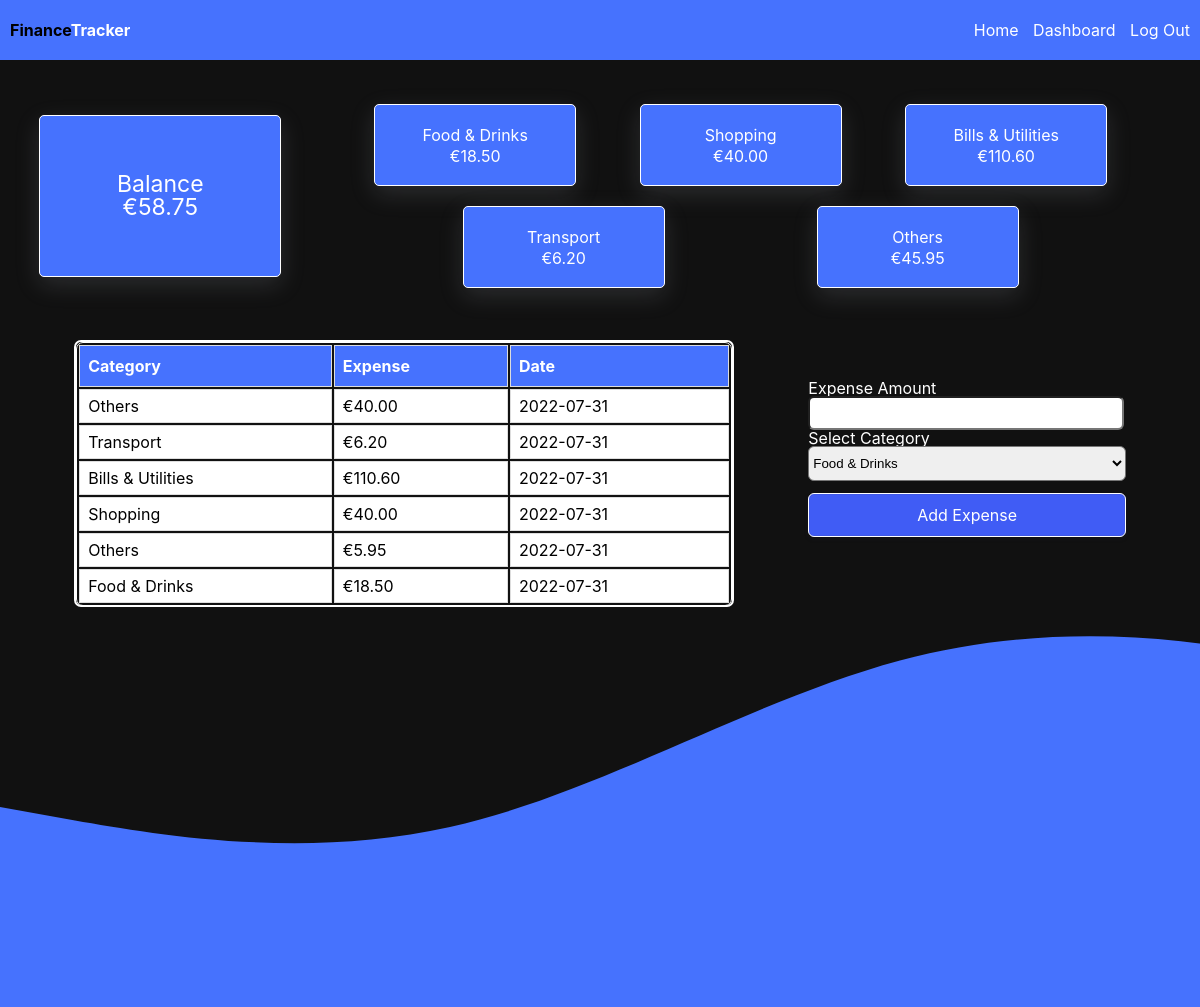
The app's page /home (signed in), older data.
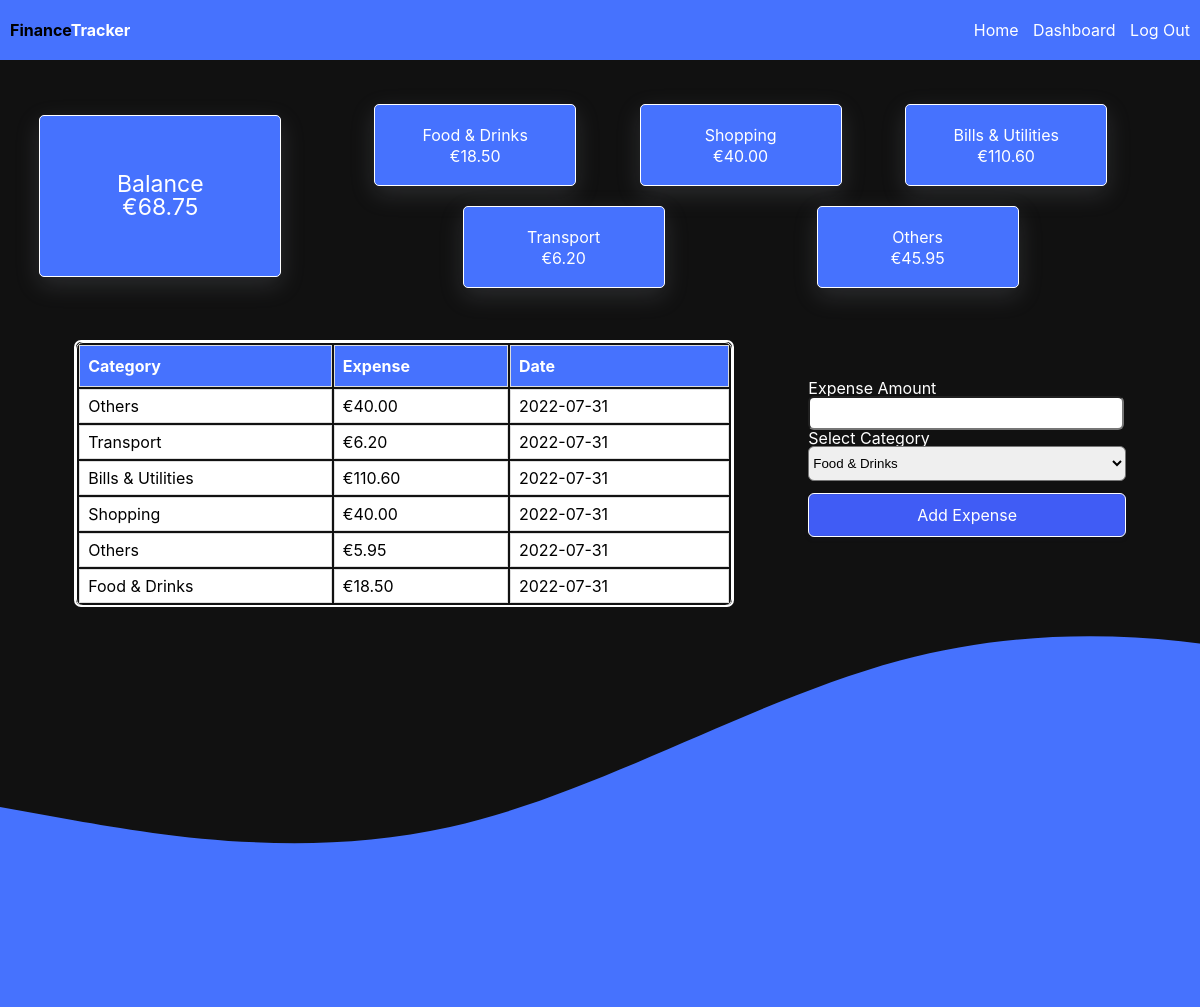
The same page, newer data.
### app.py (models this page shows, shortened)
class User(db.Model, UserMixin):
    id = db.Column(db.Integer, primary_key=True)
    email = db.Column(db.String(80), index=True, unique=True)
    password_hash = db.Column(db.String(150))
    balance = db.Column(db.Float)

class CategorySums(db.Model):
    id = db.Column(db.Integer, primary_key=True)
    category = db.Column(db.String(50), index=True, unique=False)
    sum = db.Column(db.Float)
    category_sums_id = db.Column(db.Integer, db.ForeignKey("user.id"))

class Expenses(db.Model):
    id = db.Column(db.Integer, primary_key=True)
    category = db.Column(db.String(50), index=True, unique=False)
    amount = db.Column(db.Float)
    date = db.Column(db.String(10), index=True, unique=False)
    category_id = db.Column(db.Integer, db.ForeignKey("user.id"))

### routes.py (the view, shortened to what this page needs)
@app.route("/home", methods=["GET", "POST"])
@login_required
def index():
    form = AddExpenseForm()
    shopping = CategorySums.query.filter_by(category="Shopping", category_sums_id=current_user.id).first()
    food_drinks = CategorySums.query.filter_by(category="Food & Drinks", category_sums_id=current_user.id).first()
    bills = CategorySums.query.filter_by(category="Bills & Utilities", category_sums_id=current_user.id).first()
    transport = CategorySums.query.filter_by(category="Transport", category_sums_id=current_user.id).first()
    others = CategorySums.query.filter_by(category="Others", category_sums_id=current_user.id).first()
    user_expenses = CategorySums.query.filter_by(category_sums_id=current_user.id).all()
    total=0
    if user_expenses:
        for expense in user_expenses:
            total += expense.sum
    expenses = Expenses.query.filter_by(category_id=current_user.id).order_by(Expenses.date.desc()).all()
    return render_template("index.html",
                            form=form, expenses=expenses,
                            shopping=shopping,
                            food_drinks=food_drinks,
                            bills=bills,
                            transport=transport,
                            others=others,
                            total=total)

### forms.py
class AddExpenseForm(FlaskForm):
    amount = DecimalField("Expense Amount", validators=[DataRequired(), NumberRange(min=0)])
    select = SelectField("Select Category", choices=["Food & Drinks", "Shopping", "Bills & Utilities", "Transport", "Others"])
    submit = SubmitField("Add Expense")

### routes.py (called while the page is built)
@login_manager.user_loader
def load_user(user_id):
    return User.query.get(int(user_id))

### templates/index.html (shortened to what this page needs)
<!DOCTYPE html>
<html lang="en">
<head>
    <link rel="stylesheet" href="../static/styles.css">
    <link rel="stylesheet" href="../static/reset.css">
    <link rel="stylesheet" href="https://cdnjs.cloudflare.com/ajax/libs/font-awesome/4.7.0/css/font-awesome.min.css">
</head>
<body class="forms-body">
    <nav class="navigation">
        <div>
            <h4 class="nav-logo">Finance<span id="home-green">Tracker</span></h4>
        </div>
        <ul class="nav-elements">
            <li><a class="nav-a" href="{{ url_for('index') }}">Home</a></li>
            <li><a class="nav-a" href="{{ url_for('account') }}">Dashboard</a></li>
            <li><a class="nav-a" href="{{ url_for('logout') }}">Log Out</a></li>
        </ul>
    </nav>
    <main>
        <section class="analytics">
            <div class="balance">
                <h2>Balance</h2>
                <p>€{{'%0.2f'|format(current_user.balance|float)}}</p>
            </div>
            <div class="categories">
                <div class="categories-container">
                    <h2>Food & Drinks</h2>
                    {% if food_drinks is not none %}
                    <p class="amount-spent">€{{'%0.2f'|format(food_drinks.sum|float)}}</p>
                    {% else %}
                    <p class="amount-spent">€0.00</p>
                    {% endif %}
                </div>
                <div class="categories-container">
                    <h2>Shopping</h2>
                    {% if shopping is not none %}
                    <p class="amount-spent">€{{'%0.2f'|format(shopping.sum|float)}}</p>
                    {% else %}
                    <p class="amount-spent">€0.00</p>
                    {% endif %}
                </div>
                <div class="categories-container">
                    <h2>Bills & Utilities</h2>
                    {% if bills is not none %}
                    <p class="amount-spent">€{{'%0.2f'|format(bills.sum|float)}}</p>
                    {% else %}
                    <p class="amount-spent">€0.00</p>
                    {% endif %}
                </div>
                <div class="categories-container">
                    <h2>Transport</h2>
                    {% if transport is not none %}
                    <p class="amount-spent">€{{'%0.2f'|format(transport.sum|float)}}</p>
                    {% else %}
                    <p class="amount-spent">€0.00</p>
                    {% endif %}
                </div>
                <div class="categories-container">
                    <h2>Others</h2>
                    {% if others is not none %}
                    <p class="amount-spent">€{{'%0.2f'|format(others.sum|float)}}</p>
                    {% else %}
                    <p class="amount-spent">€0.00</p>
                    {% endif %}
                </div>
            </div>
        </section>
        <section class="table-form">
            <div class="spread-table" >
                <div id="table-margin" style="height: 263px;overflow:auto;border: 2px solid #fff;border-radius: 7px;">
                <table id="customers">
                    <tr>
                      <th>Category</th>
                      <th>Expense</th>
                      <th>Date</th>
                    </tr>
                    {% for expense in expenses %}
                    <tr>
                      <td>{{ expense.category }}</td>
                      <td>€{{'%0.2f'|format(expense.amount|float)}}</td>
                      <td>{{ expense.date }}</td>
                    </tr>
                    {% endfor %}
                  </table>
                </div>
            </div>
            <div id="form-margin">
                <form action="/home" method="post">
                    <p>{{ form.amount.label }} {{ form.amount(class_="input-special") }}</p>
                    <p >{{ form.select.label }} {{ form.select(class_="input") }}</p>
                    <p>{{ form.submit(class_="btn") }}</p>
                 </form>
            </div>
        </section>
    </main>
    <footer  class="waves">
    </footer>
</body>
</html>

### static/styles.css (style rules this page uses)
html { font-family: -apple-system,system-ui,BlinkMacSystemFont,"Segoe UI",Roboto,"Helvetica Neue",Arial,sans-serif!important; margin: 0; }
.forms-body { margin: 0; overflow: hidden; background-color: #111; }
a { color: #4672fe; text-decoration: none; }
.nav-a { color: #fff; margin-right: 10px; display: block; position: relative; padding: 0.2em 0; }
.nav-a::after { content: ''; position: absolute; bottom: 0; left: 0; width: 100%; height: 0.1em; background-color: #fff; opacity: 0; transition: opacity 300ms, transform 300ms; }
.waves { height: 50vh; margin: 0; position: relative; }
svg { position: fixed; background-color: #111; height: 50vh; }
#home-green { color: #4672fe; }
.btn { background-color: #4672fe; color: rgb(255, 255, 255); appearance: button; backface-visibility: hidden; background-color: #405cf5; border-radius: 6px; border-width: 0; border: 1px solid #fff; box-shadow: rgba(50, 50, 93, .1) 0 0 0 1px inset,rgba(50, 50, 93, .1) 0 2px 5px 0,rgba(0, 0, 0, .07) 0 1px 1px 0; box-sizing: border-box; color: #fff; cursor: pointer; font-family: -apple-system,system-ui,"Segoe UI",Roboto,"Helvetica Neue",Ubuntu,sans-serif; font-size: 100%; height: 44px; line-height: 1.15; margin: 12px 0 0; outline: none; overflow: hidden; padding: 0 25px; position: relative; text-align: center; text-transform: none; transform: translateZ(0); transition: all .2s,box-shadow .08s ease-in; user-select: none; -webkit-user-select: none; touch-action: manipulation; width: 100%; }
.input { height: 35px; width: 100%; border-radius: 6px; margin: 0; }
.input-special { height: 28px; width: 97%; border-radius: 6px; margin: 0; }
label { color: #fff; }
body { background-color: #111; }
li { list-style: none; display: inline-block; }
.navigation { height: 60px; z-index: 1; max-width: 100%; margin: 0 auto; background-color: #4672fe; display: flex; justify-content: space-between; align-items: center; }
.nav-logo { font-weight: bold; padding-left: 10px; }
.nav-logo span { color: #fff!important; }
.balance { background-color: #4672fe; color: #fff; height: 20vh; min-width: 20%; border-radius: 5px; border: 1px solid #fff; display: flex; flex-direction: column; justify-content: center; align-items: center; font-size: 23px; box-shadow: rgba(149, 157, 165, 0.2) 0px 8px 24px; }
.analytics { display: flex; justify-content: space-evenly; align-items: center; height: 30vh; margin-top: 1rem; }
.categories { display: flex; justify-content: space-evenly; align-items: center; flex-direction: row; flex-wrap: wrap; height: auto; width: 70%; }
.categories-container { height: 10vh; width: 200px; background-color: #4672fe; display: flex; flex-direction: column; justify-content: center; align-items: center; margin: 10px; border-radius: 5px; border: 1px solid #fff; color: #fff; box-shadow: rgba(149, 157, 165, 0.2) 0px 8px 24px; }
.amount-spent { margin-top: 5px; }
table { border-radius: 7px; }
.spread-table { width: 55%; }
#customers { width: 100%; border: 1px solid #fff; }
#customers td, #customers th { border: 1px solid #ddd; padding: 8px; margin: 0; }
#customers tr { background-color: #fff; }
#customers th { padding-top: 12px; padding-bottom: 12px; text-align: left; background-color: #4672fe; color: white; }
#form-margin { margin-bottom: 30px; }
#waves-home { background-color: #111; }
.table-form { display: flex; flex-wrap: wrap-reverse; align-items: center; justify-content: space-evenly; margin-top: 1.5rem; }

Row changes from the older to the newer data that the page shows:
changed User: balance "58.75" → "68.75"
